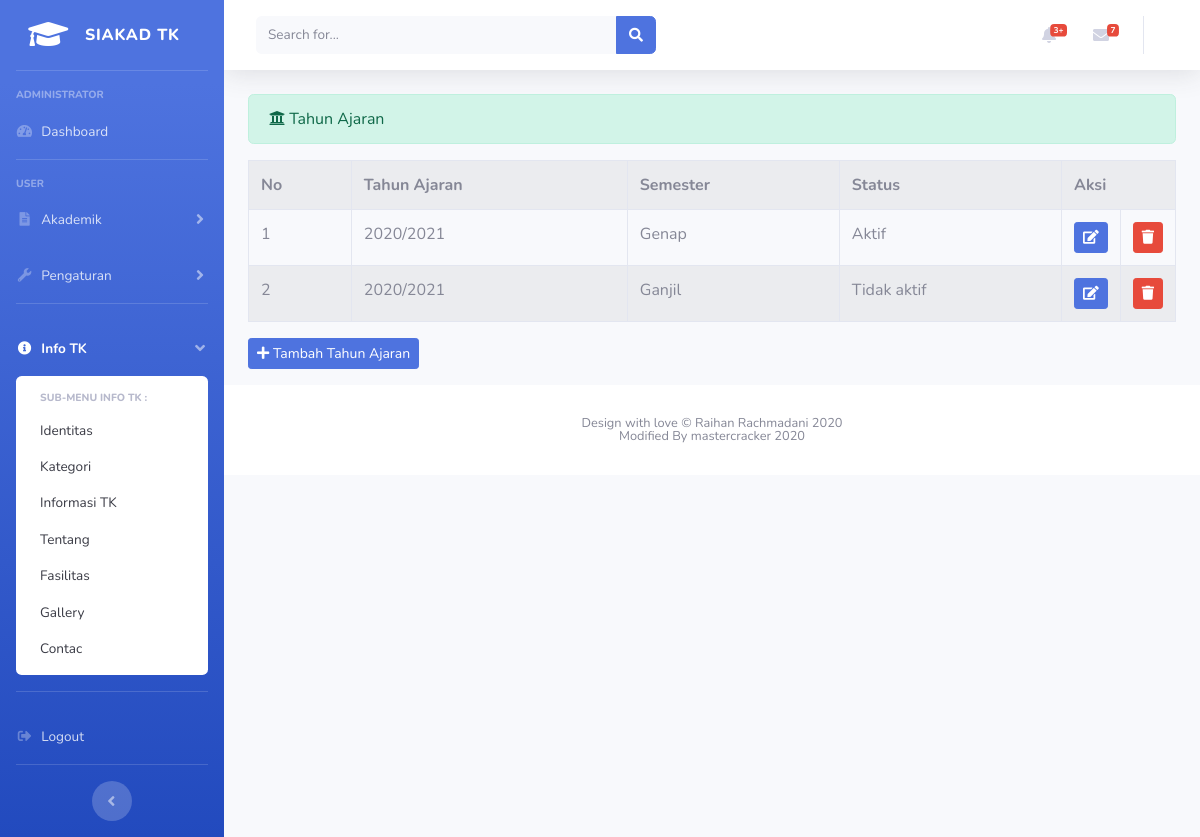
Page /index.php/tahun_ajaran on the committed database.
### tables this page shows
CREATE TABLE `tahun_ajaran` (
  `id` int(11) NOT NULL,
  `tahun_ajaran` varchar(20) NOT NULL,
  `semester` varchar(20) NOT NULL,
  `status` varchar(20) NOT NULL
);

### application/controllers/tahun_ajaran.php (called while the page is built, shortened)
<?php
class tahun_ajaran extends CI_Controller
{
    public function index()
    {
        $data['title'] = 'Siakad TK';
        $data['tahun_ajaran'] = $this->tahunajaran_model->tampil_data('tahun_ajaran')->result_array();
        $this->load->view('template/header', $data);
        $this->load->view('template/sidebar', $data);
        $this->load->view('template/topbar', $data);
        $this->load->view('user/tahun_ajaran', $data);
        $this->load->view('template/footer');
    }
}

### index.php (called while the page is built, shortened)
<?php
require_once BASEPATH.'core/CodeIgniter.php';

### application/models/tahunajaran_model.php (called while the page is built, shortened)
<?php
class tahunajaran_model extends CI_Model
{
    public function tampil_data()
    {
        return $this->db->get('tahun_ajaran');
    }
}

### application/views/user/tahun_ajaran.php (the view, shortened to what this page needs)
<div class="container-fluid">
    <div class="alert alert-success" role="alert">
        <i class="fas fa-university"></i> Tahun Ajaran
    </div>
    <table class="table table-hover table-bordered table-striped">
        <tr>
            <th>No</th>
            <th>Tahun Ajaran</th>
            <th>Semester</th>
            <th>Status</th>
            <th colspan="2">Aksi</th>
        </tr>
        <?php
        $no = 1;
        foreach ($tahun_ajaran as $aj) : ?>
            <tr>
                <td><?= $no++; ?></td>
                <td><?= $aj['tahun_ajaran']; ?></td>
                <td><?= $aj['semester']; ?></td>
                <td><?= $aj['status']; ?></td>
                <td width="20px"><?= anchor('tahun_ajaran/update/' . $aj['id'], '<div class="btn btn-sm btn-primary"><i class="fa fa-edit"></i></div>'); ?>
                <td width="20px"><?= anchor('tahun_ajaran/delete/' . $aj['id'], '<div class="btn btn-sm btn-danger"><i class="fa fa-trash"></i></div>'); ?>
            </tr>
        <?php endforeach; ?>
    </table>
    <?= anchor('tahun_ajaran/tambah_tahun_ajaran', '<button class="btn btn-sm btn-primary mb-3"><i class="fas fa-plus" fa-sm></i> Tambah Tahun Ajaran</button>') ?>
</div>

### rows in the picture
tahun_ajaran: tahun_ajaran "2020/2021", semester "Genap", status "Aktif"
tahun_ajaran: tahun_ajaran "2020/2021", semester "Ganjil", status "Tidak aktif"
